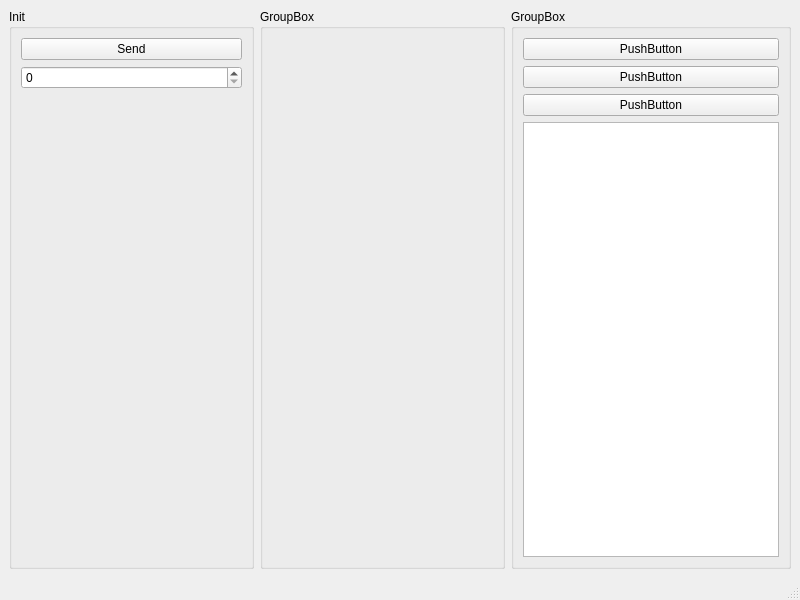
<?xml version="1.0" encoding="UTF-8"?>
<ui version="4.0">
 <class>MainWindow</class>
 <widget class="QMainWindow" name="MainWindow">
  <property name="geometry">
   <rect>
    <x>0</x>
    <y>0</y>
    <width>800</width>
    <height>600</height>
   </rect>
  </property>
  <property name="windowTitle">
   <string>MainWindow</string>
  </property>
  <widget class="QWidget" name="centralwidget">
   <layout class="QHBoxLayout" name="horizontalLayout_2">
    <item>
     <layout class="QHBoxLayout" name="horizontalLayout">
      <item>
       <widget class="QGroupBox" name="groupBox_1">
        <property name="sizePolicy">
         <sizepolicy hsizetype="Expanding" vsizetype="Preferred">
          <horstretch>0</horstretch>
          <verstretch>0</verstretch>
         </sizepolicy>
        </property>
        <property name="title">
         <string>Init</string>
        </property>
        <layout class="QVBoxLayout" name="verticalLayout_2">
         <item>
          <layout class="QVBoxLayout" name="verticalLayout">
           <item>
            <widget class="QPushButton" name="submit_amt_button">
             <property name="text">
              <string>Send</string>
             </property>
            </widget>
           </item>
           <item>
            <widget class="QSpinBox" name="amt_slider"/>
           </item>
           <item>
            <spacer name="verticalSpacer">
             <property name="orientation">
              <enum>Qt::Vertical</enum>
             </property>
             <property name="sizeHint" stdset="0">
              <size>
               <width>20</width>
               <height>40</height>
              </size>
             </property>
            </spacer>
           </item>
          </layout>
         </item>
        </layout>
       </widget>
      </item>
      <item>
       <widget class="QGroupBox" name="groupBox_2">
        <property name="sizePolicy">
         <sizepolicy hsizetype="Expanding" vsizetype="Preferred">
          <horstretch>0</horstretch>
          <verstretch>0</verstretch>
         </sizepolicy>
        </property>
        <property name="title">
         <string>GroupBox</string>
        </property>
        <layout class="QVBoxLayout" name="verticalLayout_5">
         <item>
          <widget class="QWidget" name="slider_widget" native="true"/>
         </item>
        </layout>
       </widget>
      </item>
      <item>
       <widget class="QGroupBox" name="groupBox_3">
        <property name="sizePolicy">
         <sizepolicy hsizetype="Expanding" vsizetype="Preferred">
          <horstretch>0</horstretch>
          <verstretch>0</verstretch>
         </sizepolicy>
        </property>
        <property name="title">
         <string>GroupBox</string>
        </property>
        <layout class="QVBoxLayout" name="verticalLayout_4">
         <item>
          <layout class="QVBoxLayout" name="verticalLayout_3">
           <item>
            <widget class="QPushButton" name="pushButton_3">
             <property name="text">
              <string>PushButton</string>
             </property>
            </widget>
           </item>
           <item>
            <widget class="QPushButton" name="pushButton_4">
             <property name="text">
              <string>PushButton</string>
             </property>
            </widget>
           </item>
           <item>
            <widget class="QPushButton" name="pushButton_2">
             <property name="text">
              <string>PushButton</string>
             </property>
            </widget>
           </item>
           <item>
            <widget class="QListWidget" name="listWidget"/>
           </item>
          </layout>
         </item>
        </layout>
       </widget>
      </item>
     </layout>
    </item>
   </layout>
  </widget>
  <widget class="QMenuBar" name="menubar">
   <property name="geometry">
    <rect>
     <x>0</x>
     <y>0</y>
     <width>800</width>
     <height>21</height>
    </rect>
   </property>
  </widget>
  <widget class="QStatusBar" name="statusbar"/>
 </widget>
 <resources/>
 <connections/>
</ui>
